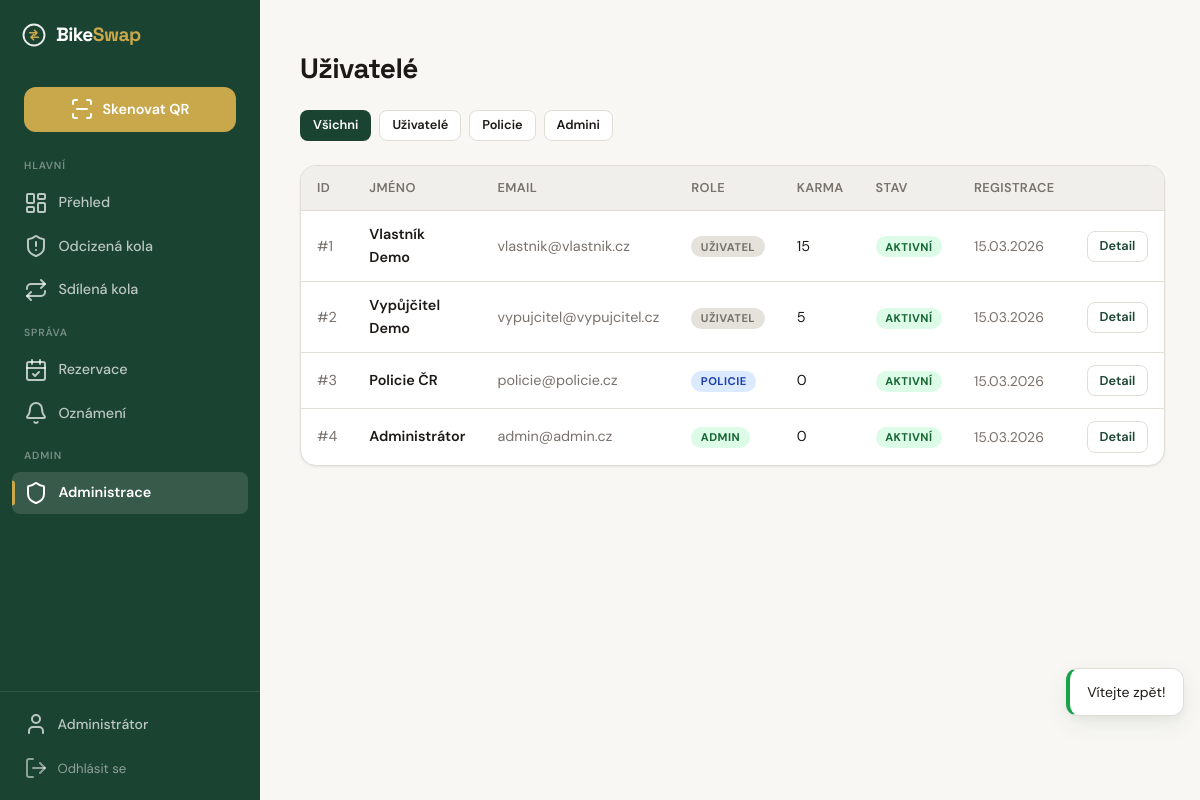
Screenshot of /admin/users (signed in) with the database file from the repository.
### tables this page shows
CREATE TABLE IF NOT EXISTS `users` (
    `id`                 INT UNSIGNED    NOT NULL AUTO_INCREMENT,
    `email`              VARCHAR(255)    NOT NULL,
    `password_hash`      VARCHAR(255)    NOT NULL,
    `role`               ENUM('user', 'police', 'admin') NOT NULL DEFAULT 'user',
    `first_name`         VARCHAR(50)     NOT NULL,
    `surname`            VARCHAR(50)     NOT NULL DEFAULT '',
    `phone`              VARCHAR(20)     NULL DEFAULT NULL,
    `address`            VARCHAR(255)    NULL DEFAULT NULL,
    `is_verified`        TINYINT(1)      NOT NULL DEFAULT 0,
    `verification_token` VARCHAR(64)     NULL DEFAULT NULL,
    `password_reset_token`   VARCHAR(64) NULL DEFAULT NULL,
    `password_reset_expires` DATETIME    NULL DEFAULT NULL,
    `totp_secret`        VARCHAR(255)    NULL DEFAULT NULL,
    `totp_enabled`       TINYINT(1)      NOT NULL DEFAULT 0,
    `karma_score`        INT             NOT NULL DEFAULT 0,
    `is_banned`          TINYINT(1)      NOT NULL DEFAULT 0,
    `created_at`         DATETIME        NOT NULL DEFAULT CURRENT_TIMESTAMP,
    `updated_at`         DATETIME        NOT NULL DEFAULT CURRENT_TIMESTAMP ON UPDATE CURRENT_TIMESTAMP,
    `last_login_at`      DATETIME        NULL DEFAULT NULL,

    PRIMARY KEY (`id`),
    UNIQUE KEY `uq_users_email` (`email`),
    KEY `idx_users_role` (`role`)
);

### templates/admin/users.php (the view, shortened to what the rows shown need)
<div class="page-header">
  <h1>Uživatelé</h1>
</div>
<?php
  $roleLabels = ['user' => 'Uživatel', 'police' => 'Policie', 'admin' => 'Admin'];
?>
<?php if (empty($users)): ?>
  <div class="card">
    <div class="card-body">
      <p class="text-muted text-center">Žádní uživatelé nenalezeni.</p>
    </div>
  </div>
<?php else: ?>
  <div class="card">
    <div class="table-responsive">
      <table class="admin-table">
        <thead>
          <tr>
            <th>ID</th>
            <th>Jméno</th>
            <th>Email</th>
            <th>Role</th>
            <th>Karma</th>
            <th>Stav</th>
            <th>Registrace</th>
            <th></th>
          </tr>
        </thead>
        <tbody>
          <?php foreach ($users as $user): ?>
            <?php
              $roleClass = match($user->getRole()) {
                  'admin' => 'status-active',
                  'police' => 'status-found',
                  default => 'status-unknown',
              };
            ?>
            <tr>
              <td class="text-muted">#<?= $user->getId() ?></td>
              <td><strong><?= e($user->getName()) ?></strong></td>
              <td class="text-muted"><?= e($user->getEmail()) ?></td>
              <td><span class="status-badge <?= $roleClass ?>"><?= $roleLabels[$user->getRole()] ?? $user->getRole() ?></span></td>
              <td><?= $user->getKarmaScore() ?></td>
              <td>
                <?php if ($user->isBanned()): ?>
                  <span class="status-badge status-stolen">Blokován</span>
                <?php else: ?>
                  <span class="status-badge status-active">Aktivní</span>
                <?php endif; ?>
              </td>
              <td class="text-muted text-sm"><?= date('d.m.Y', strtotime($user->getCreatedAt())) ?></td>
              <td>
                <a href="/admin/users/<?= $user->getId() ?>" class="btn btn-sm btn-secondary">Detail</a>
              </td>
            </tr>
          <?php endforeach; ?>
        </tbody>
      </table>
    </div>
  </div>
<?php endif; ?>

### templates/layouts/app.php (shortened to what the rows shown need)
<!DOCTYPE html>
<html lang="cs">
<head>
  <link rel="stylesheet" href="/css/style.css">
</head>
<body class="layout-app">
<div class="app-shell">
  <aside class="sidebar">
    <div class="sidebar-footer">
      <?php if (isset($currentUser)): ?>
        <a href="/profile" class="sidebar-profile-link">
          <i data-lucide="user"></i> <?= e($currentUser->getName()) ?>
        </a>
      <?php endif; ?>
      <?php if (isset($session)): ?>
        <form method="POST" action="/logout" style="margin:0">
          <button type="submit" class="sidebar-logout-btn">
          </button>
        </form>
      <?php endif; ?>
    </div>
  </aside>
  <main class="page-content">
    <?= $content ?? '' ?>
  </main>
</div>
</body>
</html>

### rows the page displays
users: first_name "Administrátor", id "4", email "admin@admin.cz", role "ADMIN", karma_score "0", is_banned "AKTIVNÍ", created_at "15.03.2026"
users: id "1", $user->getName() "Vlastník Demo", email "vlastnik@vlastnik.cz", role "UŽIVATEL", karma_score "15", is_banned "AKTIVNÍ", created_at "15.03.2026"
users: id "2", $user->getName() "Vypůjčitel Demo", email "vypujcitel@vypujcitel.cz", role "UŽIVATEL", karma_score "5", is_banned "AKTIVNÍ", created_at "15.03.2026"
users: id "3", $user->getName() "Policie ČR", email "policie@policie.cz", role "POLICIE", karma_score "0", is_banned "AKTIVNÍ", created_at "15.03.2026"
